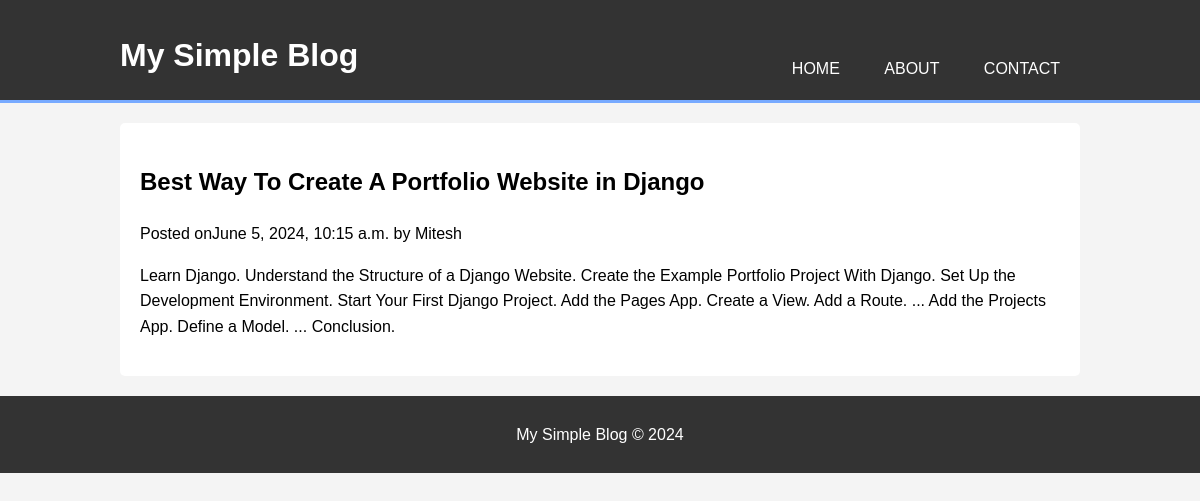
Screenshot of /post/2 with the database file from the repository.
### posts/models.py (models this page shows)
class Post(models.Model):
    title = models.CharField(max_length=100)
    body =models.CharField(max_length=100000)
    created_at = models.DateTimeField(default=datetime.now,blank=True)
    creator = models.CharField(max_length=100)

### posts/views.py (the view)
# urls.py: path('post/<str:pk>', views.post,name='post')
def post(request,pk):
    post = Post.objects.get(id=pk)
    return render(request,'post.html',{'post': post})

### templates/post.html (shortened to what this page needs)
{% load static %}
<!DOCTYPE html>
<html lang="en">
<head>
</head>
<body>
    <header>
        <div class="container">
            <div id="branding">
                <h1>My Simple Blog</h1>
            </div>
            <nav>
                <ul>
                    <li><a href="#">Home</a></li>
                    <li><a href="#">About</a></li>
                    <li><a href="#">Contact</a></li>
                </ul>
            </nav>
        </div>
    </header>
    <section class="container">
        <article>
                <h2>{{ post.title }}</h2>
                <p>Posted on{{ post.created_at }} by {{ post.creator }}</p>
                <p>{{ post.body}}</p>
        </article>
    </section>
    <footer>
        <p>My Simple Blog &copy; 2024</p>
    </footer>
</body>
</html>

### templates/post.html (style rules this page uses)
body { font-family: Arial, sans-serif; line-height: 1.6; margin: 0; padding: 0; background-color: #f4f4f4; }
.container { width: 80%; margin: auto; overflow: hidden; }
header { background: #333; color: #fff; padding-top: 30px; min-height: 70px; border-bottom: #77aaff 3px solid; }
header a { color: #fff; text-decoration: none; text-transform: uppercase; font-size: 16px; }
header ul { padding: 0; list-style: none; }
header li { display: inline; padding: 0 20px 0 20px; }
header #branding { float: left; }
header #branding h1 { margin: 0; }
header nav { float: right; margin-top: 10px; }
article { padding: 20px; margin-top: 20px; background: #fff; border-radius: 5px; }
footer { background: #333; color: #fff; text-align: center; padding: 10px; margin-top: 20px; }

### rows the page displays
Post: title "Best Way To Create A Portfolio Website in Django", created_at "June 5, 2024, 10:15 a.m.", creator "Mitesh", body "Learn Django. Understand the Structure of a Django Website. Create the Example Portfolio Project With Django. Set Up the Development Environment. Start Your First Django Project. Add the Pages App. Create a View. Add a Route. ... Add the Projects App. Define a Model. ... Conclusion."
